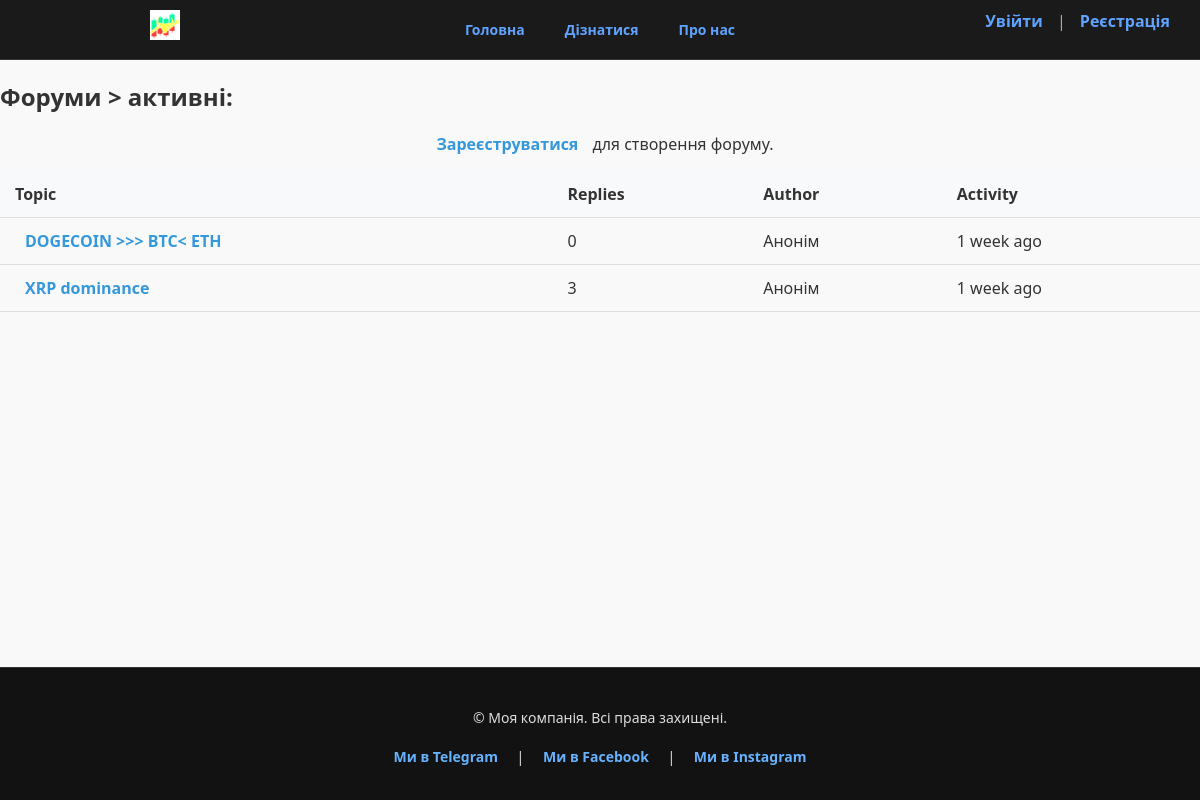
The page /explore/forum/ on the database as committed earlier.
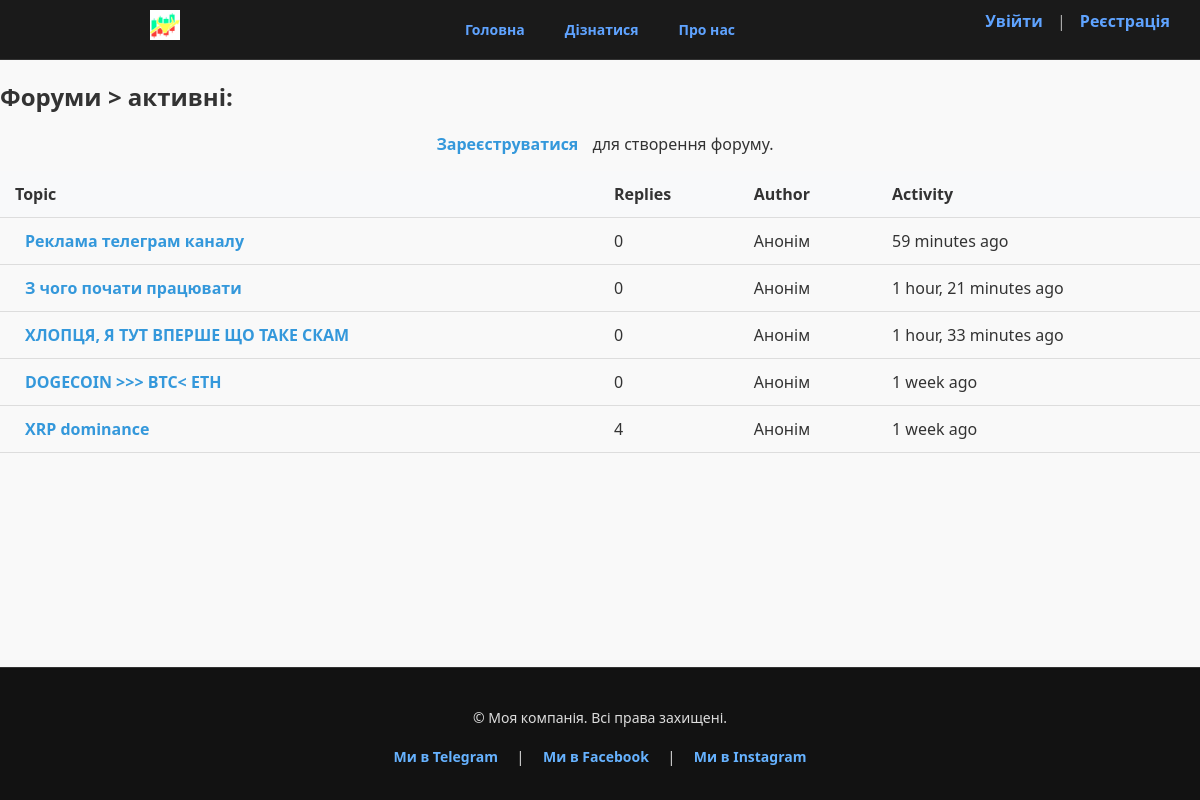
The same page on the database as committed later.
### explore/models.py (models this page shows, shortened)
class ForumTopic(models.Model):
    title = models.CharField(max_length=200)
    content = models.TextField()
    author = models.ForeignKey(settings.AUTH_USER_MODEL, on_delete=models.CASCADE,  related_name='topics')
    created_at = models.DateTimeField(default=timezone.now)
    def comment_count(self):
        return self.comments.count()

### explore/views.py (the view)
# urls.py: path('forum/', views.forum_topic_list, name='forum'),
def forum_topic_list(request):
    topics = ForumTopic.objects.order_by('-created_at')
    return render(request, 'forum/topic_list.html', {'topics': topics})

### explore/templates/forum/topic_list.html (shortened to what this page needs)
{% extends 'base.html' %}
{% block content %}
  <h2><strong>Форуми</strong> > активні:</h2>
  {% if user.is_authenticated %}
    <a href="{% url 'explore:create-forum-topic' %}" class="btn btn-primary" style="margin: 10px 0; display: inline-block;">➕ Створити форум</a>
  {% else %}
    <p><a href="{% url 'account:login' %}">Зареєструватися</a> для створення форуму.</p>
  {% endif %}
  {% if topics %}
    <table class="forum-table">
      <thead>
        <tr>
          <th>Topic</th>
          <th>Replies</th>
          <th>Author</th>
          <th>Activity</th>
        </tr>
      </thead>
      <tbody>
        {% for topic in topics %}
          <tr>
            <td>
              <a href="{% url 'explore:forum-topic-detail' topic.pk %}">{{ topic.title }}</a>
            </td>
            <td>{{ topic.comment_count }}</td>
            <td>
              {% if topic.author %}
              Анонім
              {% else %}
                {{ topic.author.username }}
              {% endif %}
            </td>
            <td>{{ topic.created_at|timesince }} ago</td>
          </tr>
        {% endfor %}
      </tbody>
    </table>
  {% else %}
    <p>немає ніяких форумівю Будь першим!</p>
  {% endif %}
{% endblock %}

### HRTR/templates/base.html (shortened to what this page needs)
{% load static %}
<!DOCTYPE html>
<html lang="en">
<head>
    <link rel="stylesheet" href="{% static 'HRTR/css/base.css' %}">
</head>
<body class="{% block body_class %}{% endblock %}">
<header class="main-header">
    <nav class="main-nav">
        <a href="{% url 'mainsite:home' %}">Головна</a>
        <a href="{% url 'explore:explore' %}">Дізнатися</a>
        <a href="{% url 'mainsite:about' %}">Про нас</a>
    </nav>
    <div class="site-icon" style="position: absolute; left: 150px; top: 10px;">
        <img src="{% static  'mainsite/img/icon.jpg' %}" alt="Символ" style="height: 30px; width: auto;">
    </div>
    <div class="user-box">
        {% if user.is_authenticated %}
            <span>👤 {{ user.email }}</span>
            <div class="user-menu">
                <p><strong>Ім'я:</strong> {{ user.get_full_name|default:"(не вказано)" }}</p>
                <p><strong>Пошта:</strong> {{ user.email }}</p>
                <a href="{% url 'account:settings' %}">Налаштування</a>
                <form method="post" action="{% url 'account:logout' %}" class="logout-form">
                    {% csrf_token %}
                    <button type="submit" class="logout-btn">Вийти</button>
                </form>
            </div>
        {% else %}
            <a href="{% url 'account:login' %}">Увійти</a> |
            <a href="{% url 'account:registration' %}">Реєстрація</a>
        {% endif %}
    </div>
</header>
<main>
    {% block content %}
    {% endblock %}
</main>
{% include 'footer.html' %}
</body>
</html>

### HRTR/templates/footer.html
{% load static %}
<link rel="stylesheet" href="{% static 'HRTR/css/footer.css' %}">
<footer class="site-footer-wrapper">
    <div class="site-footer">
        <p>&copy; Моя компанія. Всі права захищені.</p>
        <p>
            <a href="https://t.me/your_telegram_username" target="_blank" rel="noopener noreferrer"> Ми в Telegram</a> |
            <a href="https://facebook.com/your_facebook_page" target="_blank" rel="noopener noreferrer">Ми в Facebook</a> |
            <a href="https://instagram.com/your_instagram_profile" target="_blank" rel="noopener noreferrer">Ми в Instagram</a>
        </p>
    </div>
</footer>

### HRTR/static/HRTR/css/base.css (style rules this page uses)
body { font-family: 'Segoe UI', Tahoma, Geneva, Verdana, sans-serif; background-color: #f9f9f9; margin: 0; color: #333; }
p { text-align: center; margin-top: 20px; }
a { color: #3498db; text-decoration: none; font-weight: bold; padding: 5px 10px; transition: background-color 0.2s ease, color 0.2s ease; }

### HRTR/static/HRTR/css/footer.css (style rules this page uses)
.site-footer { background-color: #121212 !important; color: #ddd !important; padding: 20px; text-align: center; font-size: 14px; border-top: 1px solid #333; width: 100%; box-sizing: border-box; }
.site-footer * { color: #ddd !important; }
.site-footer a { color: #66b2ff !important; text-decoration: none; margin: 0 5px; font-weight: 600; }

### HRTR/templates/base.html (style rules this page uses)
html, body { height: 100%; margin: 0; display: flex; flex-direction: column; }
main { flex: 1 0 auto; }
.user-box { position: absolute; top: 10px; right: 20px; text-align: right; }
.main-header { background-color: #1a1a1a; color: #aaa; padding: 15px 20px; border-bottom: 1px solid #333; width: 100%; box-sizing: border-box; position: relative; }
.main-nav { display: flex; justify-content: center; gap: 20px; }
.main-nav a { color: #5fa3ff; text-decoration: none; font-size: 14px; padding: 5px 10px; }
.user-box a { color: #5fa3ff; text-decoration: none; }
body { font-family: 'Segoe UI', Tahoma, Geneva, Verdana, sans-serif; background-color: #f9f9f9; margin: 0; color: #333; }
p { text-align: center; margin-top: 20px; }
a { color: #3498db; text-decoration: none; font-weight: bold; padding: 5px 10px; transition: background-color 0.2s ease, color 0.2s ease; }
.site-icon { height: 60px; width: auto; transition: transform 0.3s ease; }

### explore/templates/forum/topic_list.html (style rules this page uses)
.forum-table { width: 100%; border-collapse: collapse; }
.forum-table th, .forum-table td { padding: 12px 15px; text-align: left; border-bottom: 1px solid #ddd; }
.forum-table th { background-color: #f8f9fa; font-weight: 600; }

Rows that differ between the two databases and show on the page:
added ForumTopic: title "Реклама телеграм каналу", comment_count "0", shows "Анонім", created_at "59 minutes"
added ForumTopic: title "З чого почати працювати", comment_count "0", shows "Анонім", created_at "1 hour, 21 minutes"
added ForumTopic: title "ХЛОПЦЯ, Я ТУТ ВПЕРШЕ ЩО ТАКЕ СКАМ", comment_count "0", shows "Анонім", created_at "1 hour, 33 minutes"
computed for ForumTopic "XRP dominance": comment_count "3" → "4"
